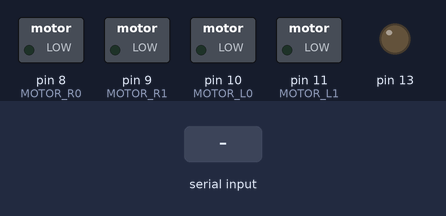
Simulated run of this sketch. Board: Arduino Uno, built with avr-gcc and run on an emulated ATmega328P. Parts: switched loads named in the sketch (green lamp = pin HIGH), output pins drawn as LEDs (lit = HIGH). The inputs (shaded band) are chosen by the test bench.

Above: at 1.2 s.
1.3 s: "u" received over Serial
At 2.5 s:
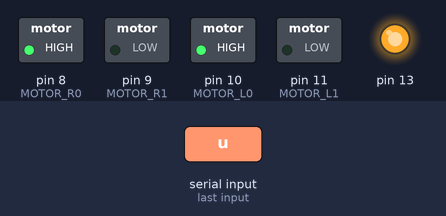
2.8 s: "d" received over Serial
At 3.8 s:
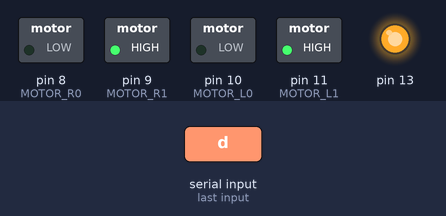
4.3 s: "l" received over Serial
At 5.0 s:
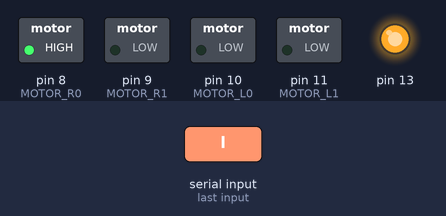
5.8 s: "r" received over Serial
At 6.1 s:
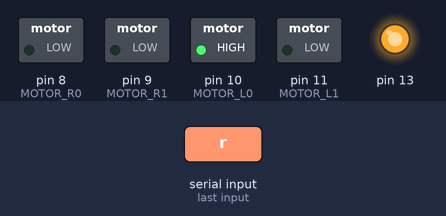
7.3 s: "1" received over Serial
At 8.5 s:
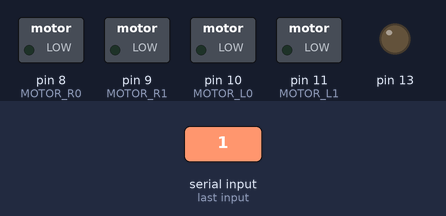
Timing chart, 0 to 9.8 s (numbered marks = the images above; inputs shaded):
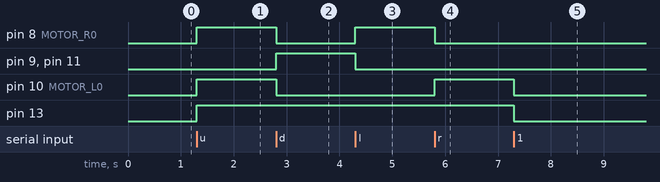

The sketch:

project.ino
```cpp
#define MOTOR_R0 8
#define MOTOR_R1 9
#define MOTOR_L0 10
#define MOTOR_L1 11

// Directions
void forward(){
  	digitalWrite(MOTOR_R1, LOW);
  	digitalWrite(MOTOR_L1, LOW);
	digitalWrite(MOTOR_L0, HIGH);
	digitalWrite(MOTOR_R0, HIGH);
}
void backward(){
	digitalWrite(MOTOR_L0, LOW);
	digitalWrite(MOTOR_R0, LOW);
	digitalWrite(MOTOR_R1, HIGH);
	digitalWrite(MOTOR_L1, HIGH);
}
void left(){
	digitalWrite(MOTOR_L0, LOW);
	digitalWrite(MOTOR_L1, LOW);
	digitalWrite(MOTOR_R1, LOW);
	digitalWrite(MOTOR_R0, HIGH);
}
void right(){
	digitalWrite(MOTOR_L1, LOW);
	digitalWrite(MOTOR_R0, LOW);
	digitalWrite(MOTOR_R1, LOW);
	digitalWrite(MOTOR_L0, HIGH);
}
void idle(){
	digitalWrite(MOTOR_L0, LOW);
	digitalWrite(MOTOR_L1, LOW);
	digitalWrite(MOTOR_R0, LOW);
	digitalWrite(MOTOR_R1, LOW);
}


void setup(){
	Serial.begin(115200);
	pinMode(13, OUTPUT);
	digitalWrite(13, LOW);

	pinMode(MOTOR_L0, OUTPUT);
	pinMode(MOTOR_L1, OUTPUT);
	pinMode(MOTOR_R0, OUTPUT);
	pinMode(MOTOR_R1, OUTPUT);

        idle();
}

void loop(){
  	if(Serial.available() > 0){
	  	switch(Serial.read()){
	  	case 'u':
	  		forward();
	  		digitalWrite(13, HIGH);
	  		break;
	  	case 'd':
	  		backward();
	  		digitalWrite(13, HIGH);
	  		break;
	  	case 'l':
	  		left();
	  		digitalWrite(13, HIGH);
	  		break;
	  	case 'r':
	  		right();
	  		digitalWrite(13, HIGH);
	  		break;
	  	default:
	  		idle();
	  		digitalWrite(13, LOW);
	  		break;
	  	}

	}
}
```

Measured:
- after the input at 1.3 s, pin 8 (MOTOR_R0), pin 10 (MOTOR_L0), pin 13: LOW → HIGH at once
- after the input at 2.8 s, pin 8 (MOTOR_R0), pin 10 (MOTOR_L0): HIGH → LOW at once; pin 9 (MOTOR_R1), pin 11 (MOTOR_L1): LOW → HIGH at once
- after the input at 4.3 s, pin 8 (MOTOR_R0): LOW → HIGH at once; pin 9 (MOTOR_R1), pin 11 (MOTOR_L1): HIGH → LOW at once
- after the input at 5.8 s, pin 8 (MOTOR_R0): HIGH → LOW at once; pin 10 (MOTOR_L0): LOW → HIGH at once
- after the input at 7.3 s, pin 10 (MOTOR_L0), pin 13: HIGH → LOW at once
